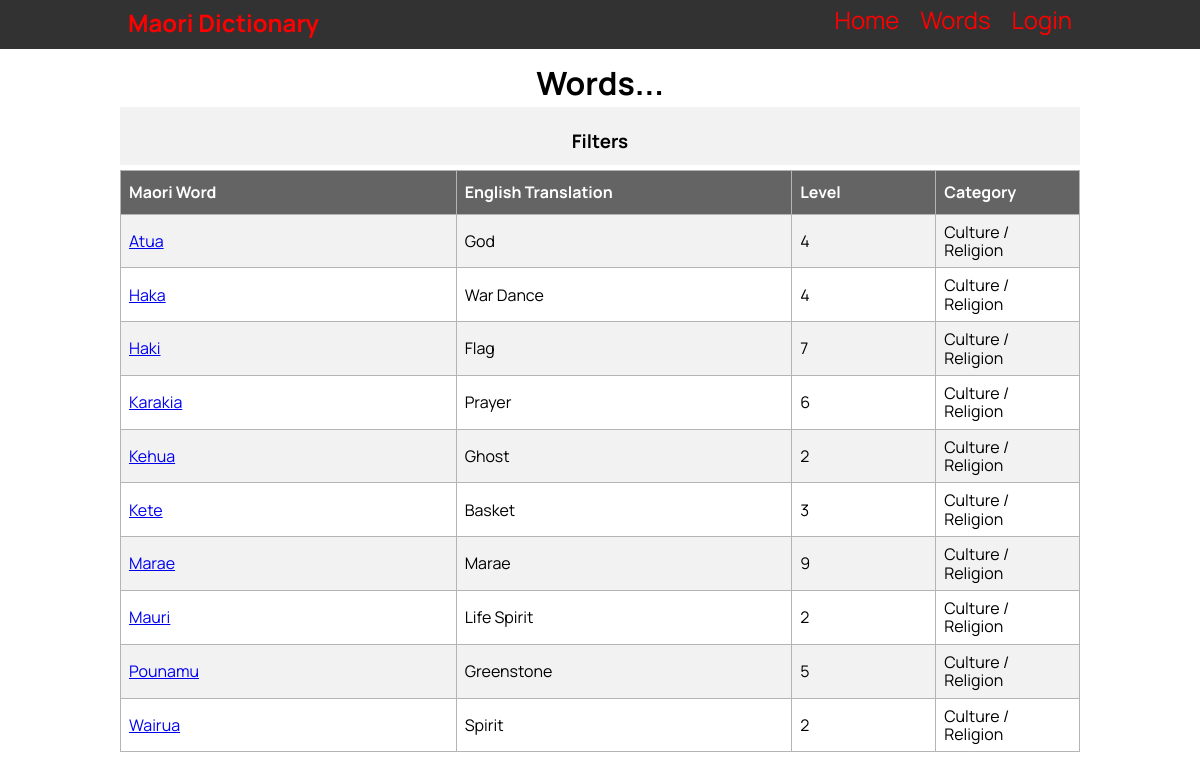
The page /word_list/4_0 on the database as committed earlier.
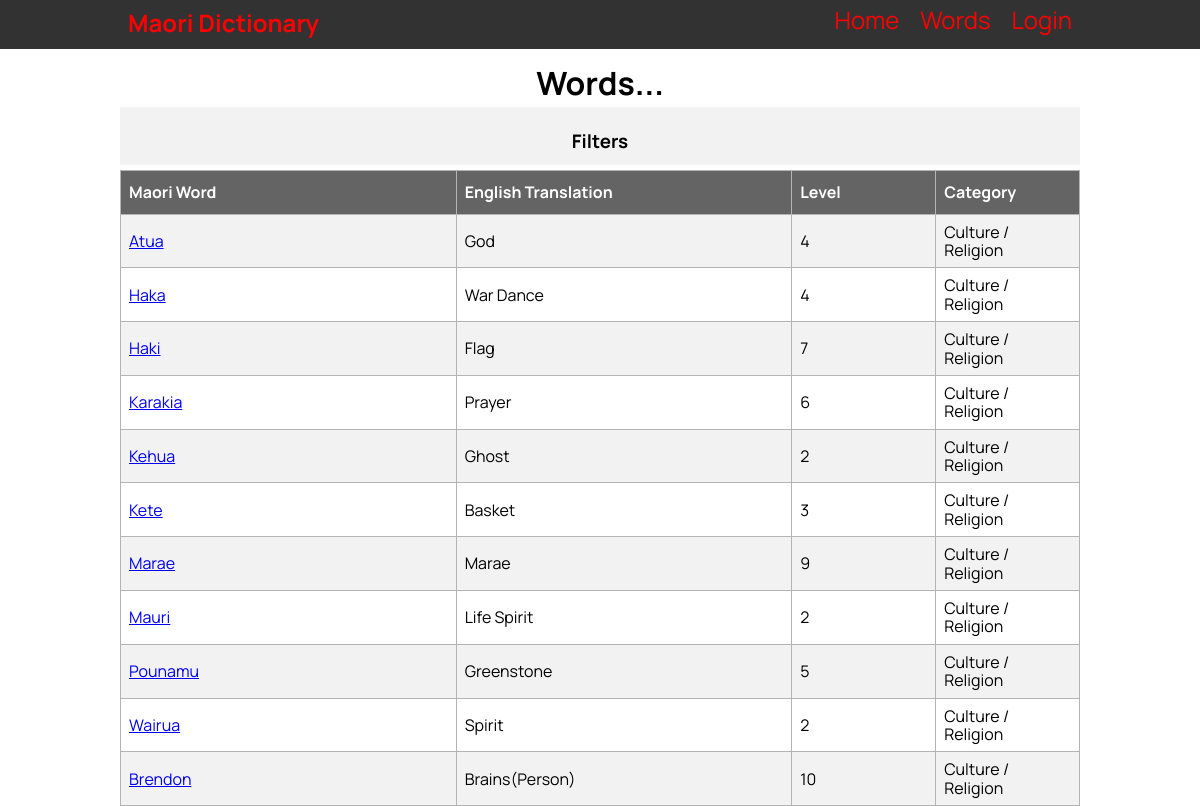
The same page on the database as committed later.
### tables this page shows
CREATE TABLE "vocab_list"
(
    id                  integer
        constraint vocab_list_pk
            primary key autoincrement,
    maori_word          varchar(30),
    english_translation varchar(30),
    category            varchar(30),
    definition          varchar(100),
    level               integer,
    last_edited_time    date,
    last_edited_user    varchar(60)
, image_name varchar(30));

### app.py (the view)
@app.route('/word_list/<category_id>_<level_id>')
def render_word_list(category_id, level_id):
    con = create_connection(DATABASE)
    cur = con.cursor()
    query = "SELECT id, name FROM category"
    cur.execute(query)
    category_list = cur.fetchall()
    query = "SELECT id, number FROM level"
    cur.execute(query)
    level_list = cur.fetchall()
    category = category_list[int(category_id) - 1][1]
    level = int(level_id)
    if category_id == "0" and level_id == "0":
        query = "SELECT id, maori_word, english_translation, category, level FROM vocab_list"
        cur.execute(query)
    elif category_id != "0" and level_id == "0":
        query = "SELECT id, maori_word, english_translation, category, level FROM vocab_list WHERE category=?"
        cur.execute(query, (category,))
    elif category_id == "0" and level_id != "0":
        query = "SELECT id, maori_word, english_translation, category, level FROM vocab_list WHERE level=?"
        cur.execute(query, (level,))
    else:
        query = "SELECT id, maori_word, english_translation, category, level FROM vocab_list WHERE category=? AND level=?"
        cur.execute(query, (category, level))
    word_list = cur.fetchall()
    con.close()
    word_list = reformat_word_list(word_list)
    category_list = reformat_category_list(category_list)
    return render_template('word_list.html', page_name='Words', logged_in=is_logged_in(), admin=is_admin(),
                           word_list=word_list, category_list=category_list, level_list=level_list,
                           current_category=category_id, current_level=level_id)

### app.py (called while the page is built)
def create_connection(db_file):
    try:
        connection = sqlite3.connect(db_file)
        return connection
    except Error as e:
        print(e)
    return None

def is_logged_in():
    if session.get('email') is None:
        return False
    else:
        return True

def is_admin():
    if is_logged_in():
        if session.get('role') == "Teacher" or session.get('role') == "Admin":
            return True
        else:
            return False
    else:
        return False

def reformat_word_list(words):
    word_list = []
    for word in words:
        word = (word[0], str(word[1]).title(), str(word[2]).title(), str(word[3]).title(), word[4])
        word_list.append(word)
    return word_list

def reformat_category_list(categories):
    category_list = []
    for category in categories:
        category = (category[0], str(category[1]).title())
        category_list.append(category)
    return category_list

### templates/word_list.html (shortened to what this page needs)
{% extends "base.html" %}
{% block pageheading %}Words...{% endblock %}
{% block main %}
<div class="container">
  <button type="button" class="collapsible"><h3>Filters</h3></button>
</div>
<table id="word_list">
  <tr>
    <th style="width:35%">Maori Word</th>
    <th style="width:35%">English Translation</th>
    <th style="width:15%">Level</th>
    <th style="width:15%">Category</th>
  </tr>
  {% for word in word_list %}
    <tr>
      <td><a href="/individual_word/{{ word[0] }}">{{ word[1] }}</a></td>
      <td>{{ word[2] }}</td>
      <td>{{ word[4] }}</td>
      <td>{{ word[3] }}</td>
    </tr>
  {% endfor %}
</table>
{% endblock %}

### templates/base.html (shortened to what this page needs)
<!DOCTYPE html>
<html lang="en">
<head>
    <link rel="stylesheet" href="https://cdnjs.cloudflare.com/ajax/libs/normalize/8.0.1/normalize.css"/>
    <link href="{{ url_for('static', filename='MDW.css') }}" rel="stylesheet">
</head>
<body>
<nav>
    <div class="container">
        <div class="navbar-brand">
            <a href="/">Maori Dictionary</a>
        </div>
        <div class="navbar-links">
            <a href="/">Home</a>
            <a href="/word_list/0_0">Words</a>
            {% if logged_in %}
                {% if admin %}
                    <a href="/admin">Admin</a>
                {% endif %}
                <a href="/logout">Logout</a>
                {% else %}
                <a href="/login">Login</a>
            {% endif %}
        </div>
    </div>
</nav>
<div class="container">
    <header>
        <h1>{% block pageheading %}{% endblock %}</h1>
    </header>
    <main>
        {% block main %}
        {% endblock %}
    </main>
</div>
</body>
</html>

### static/MDW.css (style rules this page uses)
* { font-family: 'Manrope', sans-serif; padding: 0; margin: 0; box-sizing: border-box; }
body { background-color: rgb(255, 255, 255); }
.container { width: 80vw; margin: auto; }
.container::after { content: ""; clear: both; display: table; }
h1 { text-align: center; font-weight: bold; font-size: 2rem; margin: 0; }
h3, h4 { text-align: center; margin: 1.5rem 0 0.5rem 0; }
nav { background-color: rgb(50, 50, 50); font-size: 1.5rem; padding-top: 0.4rem; padding-bottom: 0.7rem; margin-bottom: 1rem; }
.navbar-brand { display: inline; float: left; font-size: 1.7rem; font-weight: bold; }
.navbar-links { display: inline; float: right; }
nav a { padding: 0 0.5rem; font-size: 1.5rem; color: red; text-decoration: none; }
.collapsible { background-color: #f2f2f2; cursor: pointer; padding-bottom: 5px; width: 100%; outline: none; border: none; margin-top: 5px; margin-bottom: 5px; }
table { font-family: Arial, Helvetica, sans-serif; border-collapse: collapse; width: 100%; }
td, th { border: 1px solid #b4b4b4; padding: 8px; }
#word_list tr:nth-child(even) { background-color: #f2f2f2; }
#word_list th, #filterlist th, #wordinfomation .header { padding-top: 12px; padding-bottom: 12px; text-align: left; background-color: #646464; color: white; }

Rows that differ between the two databases and show on the page:
added vocab_list: maori_word "Brendon", english_translation "Brains(Person)", level "10", category "Culture / Religion"
